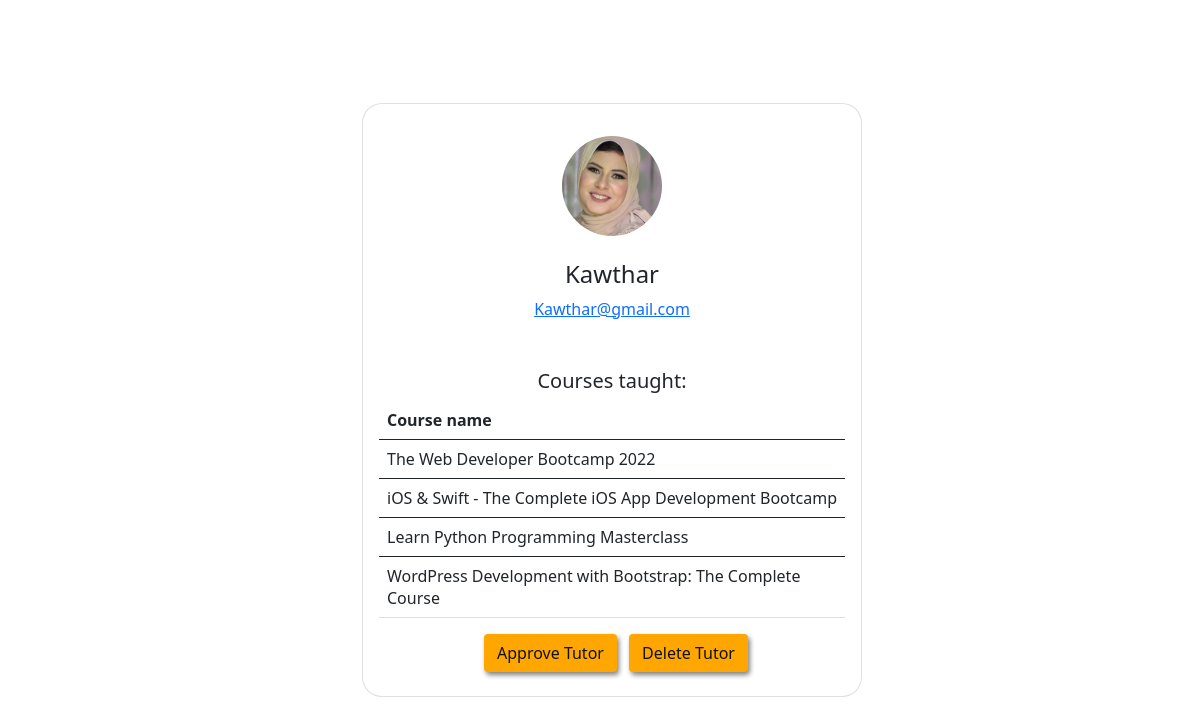
Before: /server/tutor.php?id=11 with the older database file.
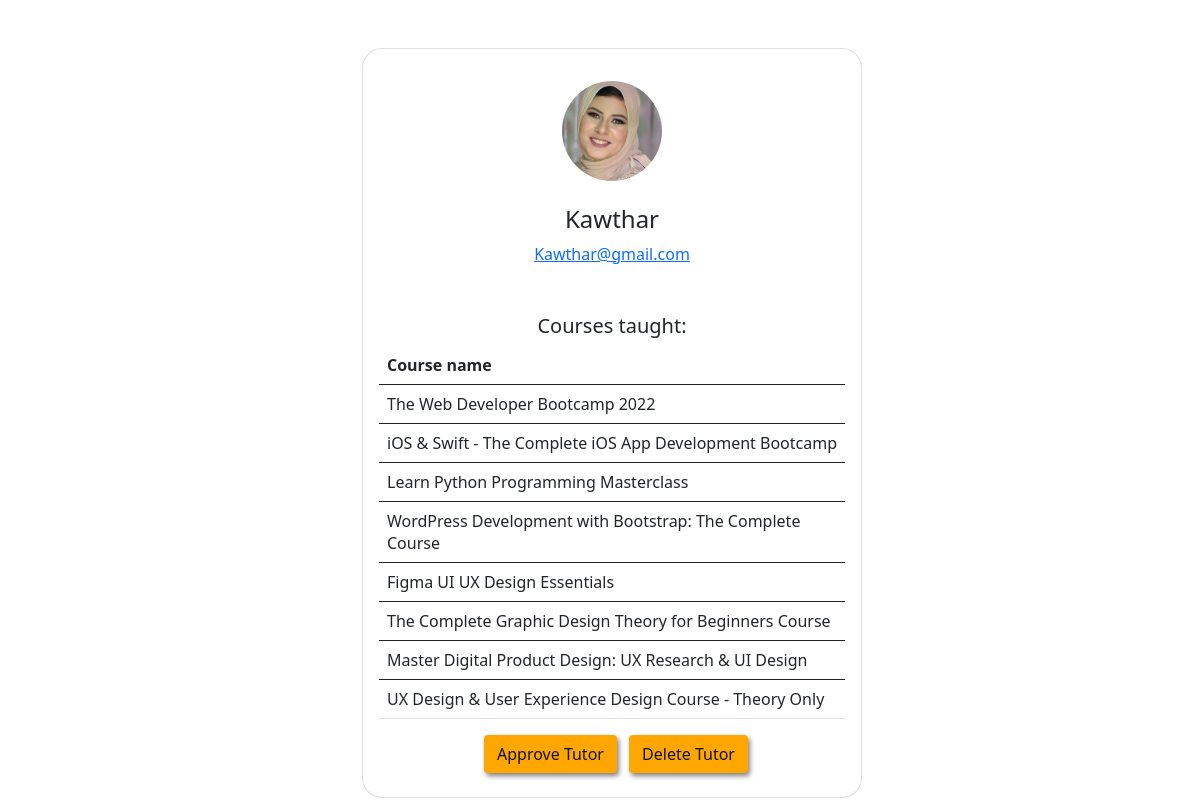
After: the same page with the newer database file.
### tables this page shows
CREATE TABLE `course` (
  `id` int(11) NOT NULL,
  `name` varchar(255) NOT NULL,
  `image` varchar(255) NOT NULL,
  `content` varchar(255) NOT NULL,
  `description` varchar(255) NOT NULL,
  `level` varchar(255) NOT NULL,
  `price` int(11) NOT NULL,
  `rating` int(11) NOT NULL,
  `status` int(11) NOT NULL,
  `category` int(11) NOT NULL,
  `tutor_id` int(11) NOT NULL,
  `admin_id` int(11) DEFAULT NULL
);

### server/tutor.php (the view, shortened to what this page needs)
<html>
<head>
  <link rel="stylesheet" type="text/css" href="styles/styles.css">
  <link href="https://cdn.jsdelivr.net/npm/bootstrap@5.0.2/dist/css/bootstrap.min.css" rel="stylesheet">
  <link rel="stylesheet" href="https://cdnjs.cloudflare.com/ajax/libs/font-awesome/4.7.0/css/font-awesome.min.css">
</head>
<body>
<?php
include_once 'database.php';
$sql = "SELECT * FROM user WHERE id='" . $_GET['id'] . "'";
$result = $conn->query($sql);
$row = $result->fetch_assoc();
?>
<section class="vh-100" id="backg">
    <div class="container py-5 h-100">
      <div class="row d-flex justify-content-center align-items-center h-100" >
        <div class="col-md-12 col-xl-4">
          <div class="card" style="border-radius: 20px;" id="learnerView">
            <div class="card-body text-center">
              <div class="mt-3 mb-4">
                <?php
                if ($row['picture'] != "") {
                ?>
                <img src="<?php echo $row['picture'] ?>" class="rounded-circle img-fluid" style="width: 100px;" />
               <?php
               } else {
               ?>
               <img src="images/pic.png" class="rounded-circle img-fluid" style="width: 100px;" />
              <?php
              }
              ?>
              </div>
              <h4 class="mb-2"><?php echo $row['fname'] ?></h4>
              <p class="text-muted mb-4"><a href="#!"><?php echo $row['email'] ?></a></p>
              <div class="d-flex justify-content-center text-center mt-5 mb-2">
                <div>
                  <p class="mb-2 h5">Courses taught:</p>
                 <?php
                    $sql1 = "SELECT * FROM course WHERE tutor_id='" . $_GET['id'] . "'";
                    $result1 = $conn->query($sql1);
                    if ($result1->num_rows > 0) {
                 ?>
                <table class="table table-hover">
                      <thead>
                        <tr>
                          <th>Course name</th>
                        </tr>
                      </thead>
                      <?php
                      while ($row1 = $result1->fetch_assoc()) {
                      $sql2 = "SELECT name FROM course WHERE id='" . $row1['id'] . "'";
                      $result2 = $conn->query($sql2);
                      $row2 = $result2->fetch_assoc();
                      ?>
                       <tbody>
                          <tr scope="row">
                          <td><?php echo $row2['name'] ?></td>
                          </tr>
                        </tbody>
                    <?php
                      }
                     } else {
                    ?>
                    <p class="text-muted mb-0">No courses taught</p>
                    <?php
                    }
                    if ($row['tutor_status'] == 0) {
                    ?>
                      </table>
                         <input type="submit" class="btn mx-2" id="loginbtn" name="submit" value="Approve Tutor" onclick="location.href='approveTutor.php?id=<?php echo $row['id'] ?>'">
                    <?php
                    }
                    ?>
                      <input type="submit" class="btn" id="loginbtn" name="submit" value="Delete Tutor"  onclick="location.href='deleteUser.php?id=<?php echo $row['id'] ?>'">
                </div>
              </div>
            </div>
          </div>
        </div>
      </div>
    </div>
  </section>
</body>
</html>

Changed rows visible on the page:
added course: name "Figma UI UX Design Essentials"
added course: name "The Complete Graphic Design Theory for Beginners Course"
added course: name "Master Digital Product Design: UX Research & UI Design"
added course: name "UX Design & User Experience Design Course - Theory Only"
